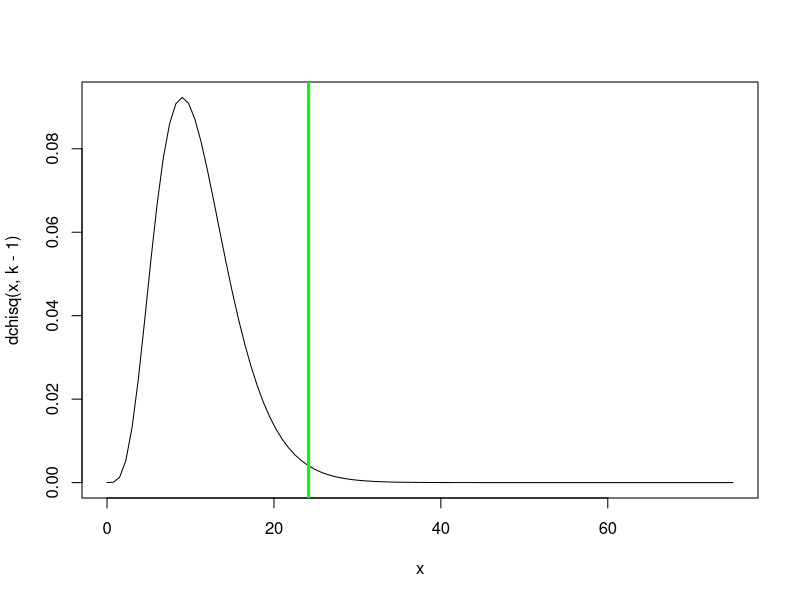
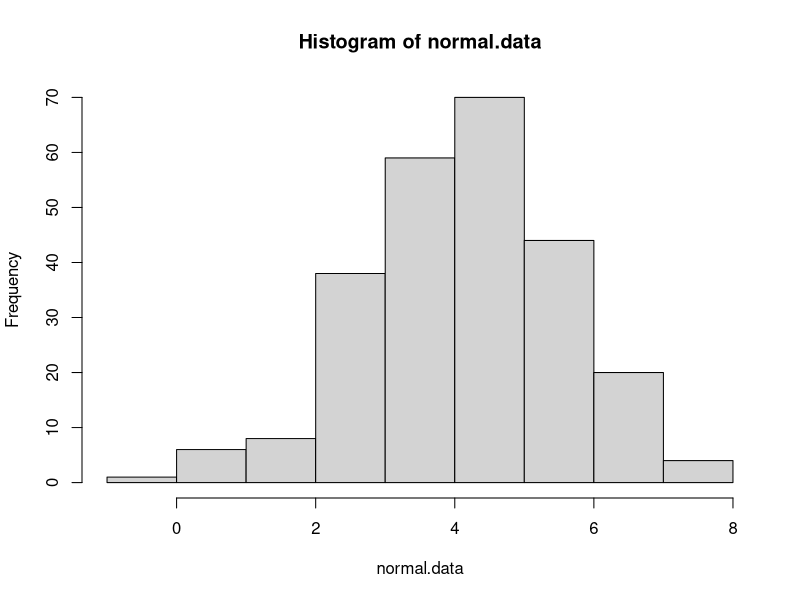
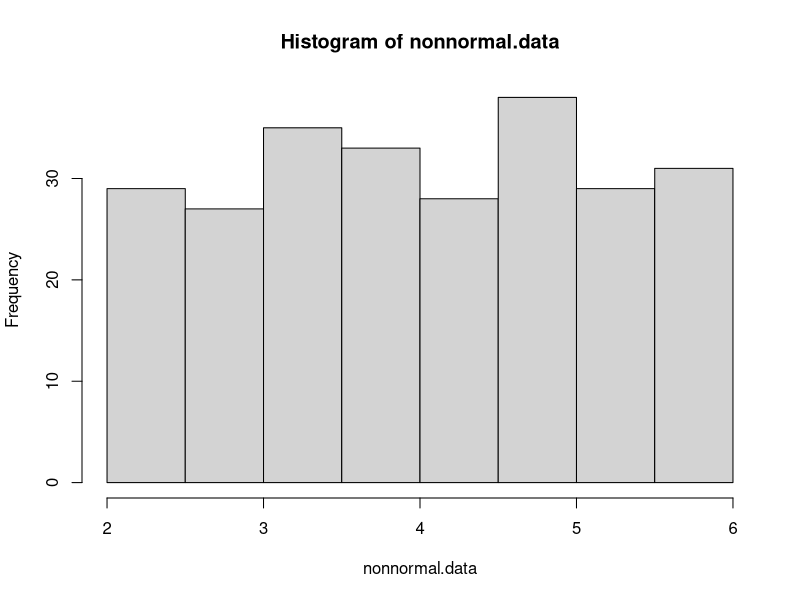
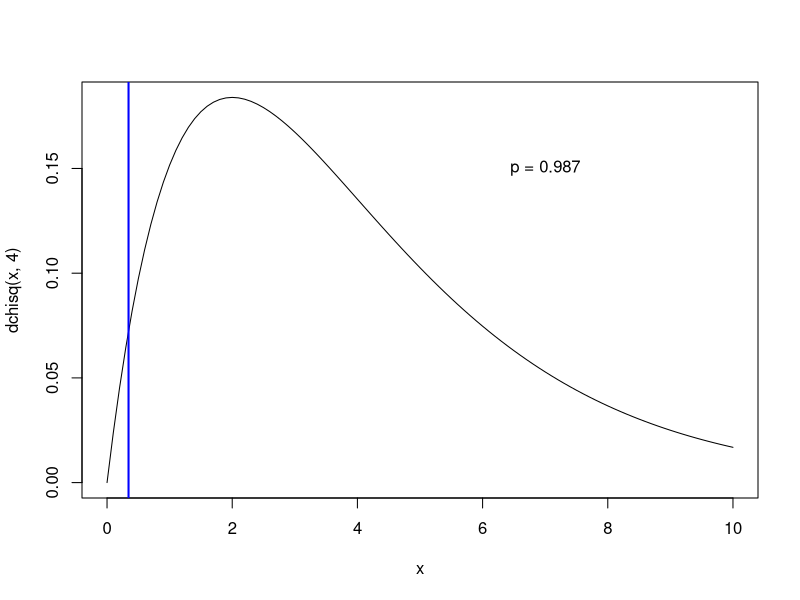
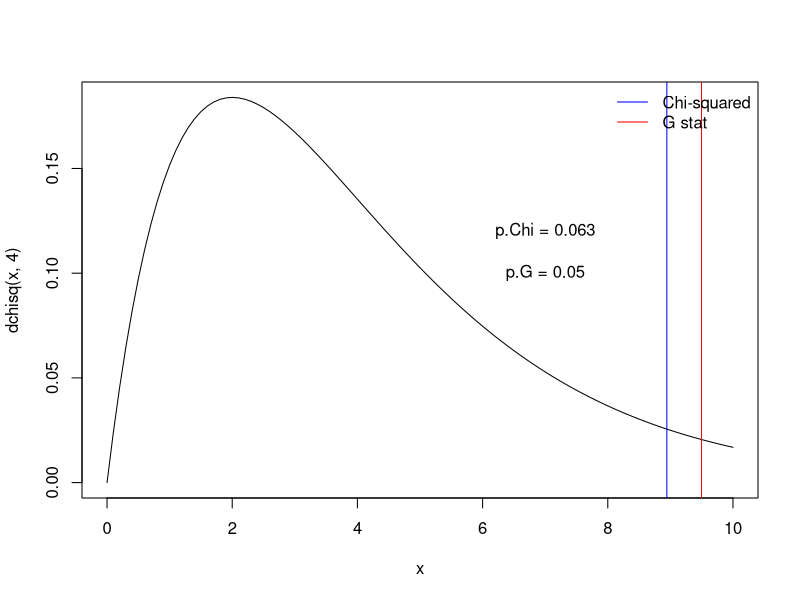

These figures' R source, in order:
## ---- chunk 1

knitr::opts_chunk$set(
	echo = TRUE,
	message = FALSE,
	warning = FALSE,
	cache = TRUE
)
## ---- chunk 2


#  NRES 710, Lecture 5 -----------------------
#   University of Nevada, Reno                       

#   Chi-squared tests                                          


## ---- chunk 3

## Chi squared goodness-of-fit example

birthdays.bymonth <- c(40,23,33,39,28,29,45,31,22,34,44,20)
months <- c("Jan","Feb","Mar","Apr","May","Jun","Jul","Aug","Sep","Oct","Nov","Dec")
names(birthdays.bymonth) <- months

sample.size <- sum(birthdays.bymonth)
k = length(birthdays.bymonth)   # number of categories (months)
exp.birthdays.bymonth <- sample.size*rep(1/k,times=k)   # compute the expected number under the null hypothesis.

Chisq.stat <- sum((birthdays.bymonth-exp.birthdays.bymonth)^2/exp.birthdays.bymonth)
Chisq.stat


## View the summary statistic along with its sampling distribution under the null hypothesis

curve(dchisq(x,k-1),0,75)
abline(v=Chisq.stat,col="green",lwd=3)

p <- 1-pchisq(Chisq.stat,k-1)
p


### use R's built in chi squared function

chisq.test(birthdays.bymonth)     # should get the same p value!


## ---- chunk 4

# Chi-squared test for normality

normal.data <- rnorm(250,4,1.5)  # generate normal data
nonnormal.data <-  runif(250,2,6)  # generate non-normal data

hist(normal.data)
hist(nonnormal.data)

# First bin the data (chi squared test must be on categorical data!)

breaks <- c(-Inf,1,2,3,3.5,4,4.5,5,6,7,Inf)

normal.data.binned <- cut(normal.data,breaks,labels=breaks[-1])
nonnormal.data.binned <- cut(nonnormal.data,breaks,labels=breaks[-1])

obs_table_norm <- table(normal.data.binned)
obs_table_nonnorm <- table(nonnormal.data.binned)

# Determine expected values in each cell if the underlying distribution were normal

normal.probs <- sapply(2:length(breaks), function(t) pnorm(breaks[t],mean(normal.data),sd(normal.data))-pnorm(breaks[t-1],mean(normal.data),sd(normal.data))  )
exp_table_norm <- length(normal.data)*normal.probs  # check that expected vals are greater than 5

normal.probs <- sapply(2:length(breaks), function(t) pnorm(breaks[t],mean(nonnormal.data),sd(nonnormal.data))-pnorm(breaks[t-1],mean(nonnormal.data),sd(nonnormal.data))  )
exp_table_nonnorm <- length(normal.data)*normal.probs  # check that expected vals are greater than 5

# Chi squared stat for normality test on normal data

chistat_norm <- sum((obs_table_norm-exp_table_norm)^2/exp_table_norm)
pval_norm <- 1-pchisq(chistat_norm,length(exp_table_norm)-1)
pval_norm

chistat_nonnorm <- sum((obs_table_nonnorm-exp_table_nonnorm)^2/exp_table_nonnorm)
pval_nonnorm <- 1-pchisq(chistat_nonnorm,length(exp_table_nonnorm)-1)
pval_nonnorm

# Compare with shapiro wilk test (which is a MUCH better test!)

shapiro.test(normal.data)
shapiro.test(nonnormal.data)

## ---- chunk 5

n.bunnies <- 112

    # sample assuming null hypothesis is true
all.bunnies <- data.frame(
  ear_type = sample(c("floppy","pointy","mixed"),n.bunnies,replace = T),
  coat_color = sample(c("white","brown","mixed"),n.bunnies,replace = T)
)

head(all.bunnies)

# make contingency table

con_table <- table(all.bunnies$ear_type,all.bunnies$coat_color)

# generate expected values

prop.ears <- rowSums(con_table)/n.bunnies
sum.coats <- colSums(con_table)
exp_table <- sapply(1:ncol(con_table),function(t) sum.coats[t]*prop.ears)
colnames(exp_table) <- colnames(con_table)

# compute chi-squared statistic

Chisq.stat <- sum((con_table-exp_table)^2/exp_table)


# Compare chi squared statistic with null sampling distribution

curve(dchisq(x,4),0,10)
abline(v=Chisq.stat,col="blue",lwd=2)

p.value <- 1-pchisq(Chisq.stat,4)
p.value

text(7,0.15,paste0("p = ",round(p.value,3)))

# Compare with R's built in chi squared function

chisq.test(con_table)


## ---- chunk 6

n.bunnies <- 112

    # sample assuming null hypothesis is true
all.bunnies <- data.frame(
  ear_type = sample(c("floppy","pointy","mixed"),n.bunnies,replace = T),
  coat_color = sample(c("white","brown","mixed"),n.bunnies,replace = T)
)

head(all.bunnies)

# make contingency table

con_table <- table(all.bunnies$ear_type,all.bunnies$coat_color)

# generate expected values

prop.ears <- rowSums(con_table)/n.bunnies
sum.coats <- colSums(con_table)
exp_table <- sapply(1:ncol(con_table),function(t) sum.coats[t]*prop.ears)
colnames(exp_table) <- colnames(con_table)

# compute chi-squared and G statistics

Chisq.stat <- sum((con_table-exp_table)^2/exp_table)
G.stat <- 2*sum(con_table*log(con_table/exp_table))   # slightly different!


# Compare chi squared and G statistics with null sampling distribution

curve(dchisq(x,4),0,10)
abline(v=Chisq.stat,col="blue",lwd=1)
abline(v=G.stat,col="red",lwd=1)
legend("topright",lty=c(1,1),lwd=c(1,1),col=c("blue","red"),legend=c("Chi-squared","G stat"),bty="n")

p.value.Chi <- 1-pchisq(Chisq.stat,4)
p.value.G <- 1-pchisq(G.stat,4)

text(7,0.12,paste0("p.Chi = ",round(p.value.Chi,3)))
text(7,0.1,paste0("p.G = ",round(p.value.G,3)))

## ---- chunk 7

n.bunnies <- 20

    # sample assuming null hypothesis is true
all.bunnies <- data.frame(
  ear_type = sample(c("floppy","pointy","mixed"),n.bunnies,replace = T),
  coat_color = sample(c("white","brown","mixed"),n.bunnies,replace = T)
)

head(all.bunnies)

# make contingency table

con_table <- table(all.bunnies$ear_type,all.bunnies$coat_color)

# generate expected values

prop.ears <- rowSums(con_table)/n.bunnies
sum.coats <- colSums(con_table)
exp_table <- sapply(1:ncol(con_table),function(t) sum.coats[t]*prop.ears)
colnames(exp_table) <- colnames(con_table)

# run fisher exact test

#?fisher.test

chisq.test(con_table)
fisher.test(con_table)   # better test
fisher.test(con_table,simulate.p.value = T,B=5000)   # use simulated p-value - usually very similar answer

